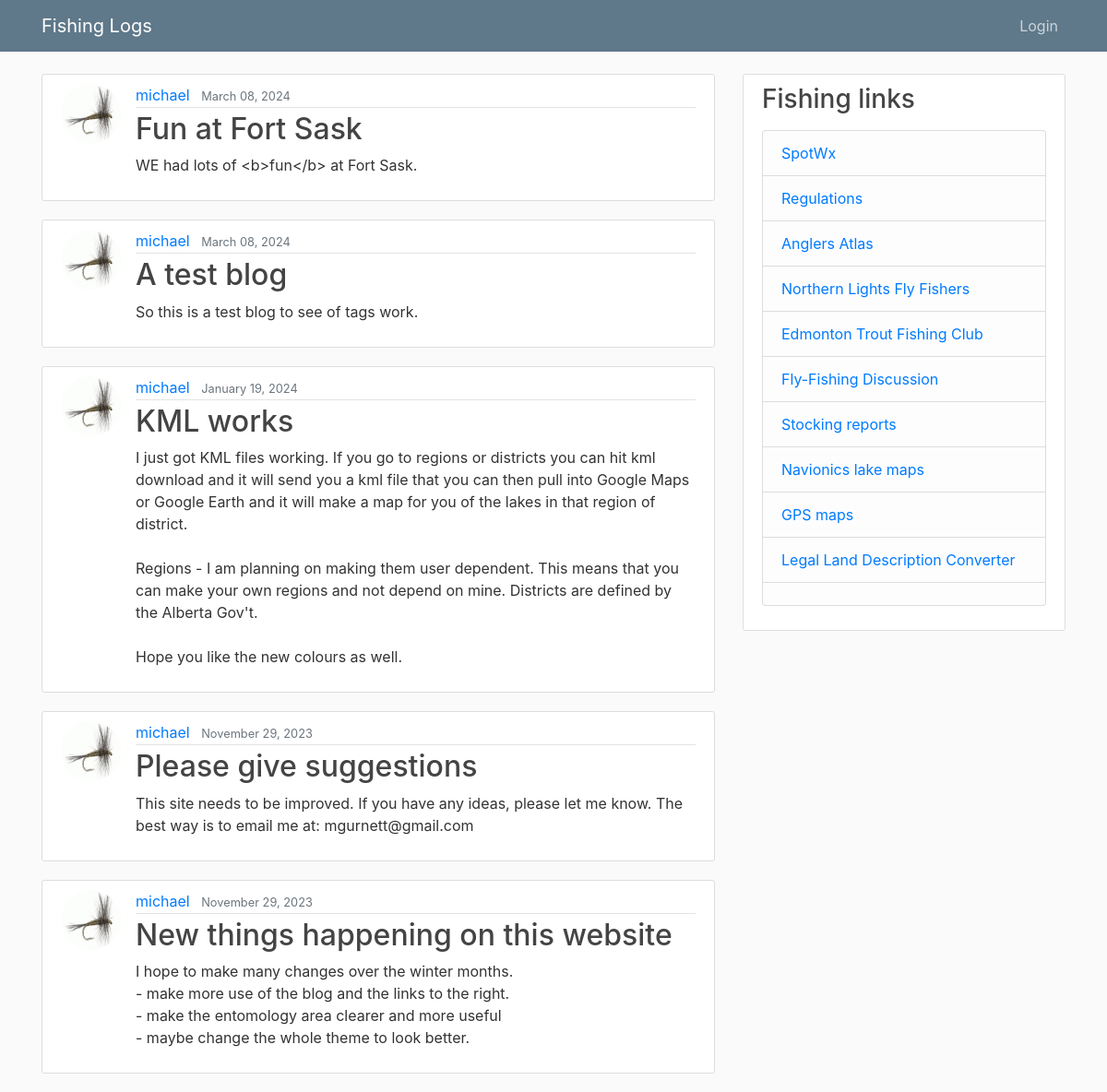
Screenshot of /blog/ with the database file from the repository.
### blog/models.py (models this page shows, shortened)
class Post(models.Model):
    title = models.CharField(max_length=100)
    content = RichTextField (blank=True, null=True)
    date_posted = models.DateTimeField(default=timezone.now)
    author = models.ForeignKey(User, on_delete=models.CASCADE)
    tags = TaggableManager(blank=True)

### users/models.py (models this page shows, shortened)
class Profile(models.Model):
    user = models.OneToOneField(User, on_delete=models.CASCADE)
    image = models.ImageField(default='default.jpg', upload_to='profile_pics')

### blog/views.py (the view)
# urls.py: path('', PostListView.as_view(), name='blog-home'),
class PostListView(ListView):
    model = Post
    template_name = 'blog/home.html'  # <app>/<model>_<viewtype>.html
    context_object_name = 'posts'
    ordering = ['-date_posted']
    paginate_by = 5

### blog/templates/blog/home.html (shortened to what this page needs)
{% extends "blog/base.html" %}
{% block content %}
    {% for post in posts %}
        <article class="media content-section">
          <img class="rounded-circle article-img" src="{{ post.author.profile.image.url }}">
          <div class="media-body">
            <div class="article-metadata">
              <a class="mr-2" href="{% url 'user-posts' post.author.username %}">{{ post.author }}</a>
              <small class="text-muted">{{ post.date_posted|date:"F d, Y" }}</small>
            </div>
            <h2><a class="article-title" href="{% url 'post-detail' post.id %}">{{ post.title }}</a></h2>
            <p class="article-content">{{ post.content }}</p>
          </div>
        </article>
    {% endfor %}
{% endblock content %}

### blog/templates/blog/base.html (shortened to what this page needs)
{% load static %}
<!DOCTYPE html>
<html>
<head>
    <link rel="stylesheet" href="https://maxcdn.bootstrapcdn.com/bootstrap/4.0.0/css/bootstrap.min.css">
    <link rel="stylesheet" type="text/css" href="{% static 'blog/main.css' %}">
</head>
<body>
    <header class="site-header">
      <nav class="navbar navbar-expand-md navbar-dark bg-steel fixed-top">
        <div class="container">
          <a class="navbar-brand mr-4" href="{% url 'catch_home' %}">Fishing Logs</a>
          <div class="collapse navbar-collapse" id="navbarToggle">
            <div class="navbar-nav">
              {% if user.is_authenticated %}
                <a class="nav-item nav-link" href="{% url 'blog-home' %}"><b>BLOG</b></a>
                <a class="nav-item nav-link" href="{% url 'post-create' %}">New Post</a>
                <a class="nav-item nav-link" href="{% url 'profile' %}">Profile</a>
                <a class="nav-item nav-link" href="{% url 'logout' %}">Logout</a>
                <a class="nav-item nav-link" href="{% url 'admin:index' %}">ADMIN</a>
              {% else %}
                <a class="nav-item nav-link" href="{% url 'login' %}">Login</a>
              {% endif %}
            </div>
          </div>
        </div>
      </nav>
    </header>
    <main role="main" class="container">
      <div class="row">
        <div class="col-md-8">
          {% block content %}{% endblock %}
        </div>
        <div class="col-md-4">
          <div class="content-section">
            <h3>Fishing links</h3>
            <p class='text-muted'>
              <ul class="list-group">
                <li class="list-group-item list-group-item-light"><a href="https://spotwx.com" target="_blank" >SpotWx</a></li>
                <li class="list-group-item list-group-item-light"><a href="https://albertaregulations.ca/fishingregs/index.html" target="_blank" >Regulations</a></li>
                <li class="list-group-item list-group-item-light"><a href="https://www.anglersatlas.com/place/387223/alberta" target="_blank" >Anglers Atlas</a></li>
                <li class="list-group-item list-group-item-light"><a href="https://www.nlft.org/" target="_blank" >Northern Lights Fly Fishers</a></li>
                <li class="list-group-item list-group-item-light"><a href="https://www.edmontontrout.ca/" target="_blank" >Edmonton Trout Fishing Club</a></li>
                <li class="list-group-item list-group-item-light"><a href="http://www.outdoorsmenforum.ca/forumdisplay.php?f=101" target="_blank" >Fly-Fishing Discussion</a></li>
                <li class="list-group-item list-group-item-light"><a href="https://open.alberta.ca/publications/fish-stocking-list" target="_blank" >Stocking reports</a></li>
                <li class="list-group-item list-group-item-light"><a href="https://webapp.navionics.com/?lang=en#boating@8&key=m%7BwiI~gbmT" target="_blank" >Navionics lake maps</a></li>
                <li class="list-group-item list-group-item-light"><a href="https://fishing-app.gpsnauticalcharts.com/i-boating-fishing-web-app/fishing-marine-charts-navigation.html?title=Cow+Lake+boating+app#10.26/53.8607/-114.2421" target="_blank" >GPS maps</a></li>
                <li class="list-group-item list-group-item-light"><a href="https://www.legallandconverter.com/" target="_blank" >Legal Land Description Converter</a></li>
                <li class="list-group-item list-group-item-light"><a href="" target="_blank" ></a></li>
              </ul>
            </p>
          </div>
        </div>
      </div>
    </main>
</body>
</html>

### static/blog/main.css (style rules this page uses)
body { background: #fafafa; color: #333333; margin-top: 5rem; }
h1, h2, h3, h4, h5, h6 { color: #444444; }
ul { margin: 0; }
.bg-steel { background-color: #5f788a; }
.site-header .navbar-nav .nav-link { color: #cbd5db; }
.content-section { background: #ffffff; padding: 10px 20px; border: 1px solid #dddddd; border-radius: 3px; margin-bottom: 20px; }
.article-title { color: #444444; }
.article-content { white-space: pre-line; }
.article-img { height: 65px; width: 65px; margin-right: 16px; }
.article-metadata { padding-bottom: 1px; margin-bottom: 4px; border-bottom: 1px solid #e3e3e3 }

### rows the page displays
Post: author.profile.image (placeholder picture), author "michael", date_posted "March 08, 2024", title "Fun at Fort Sask", content "WE had lots of <b>fun</b> at Fort Sask."
Post: author.profile.image (placeholder picture), author "michael", date_posted "March 08, 2024", title "A test blog", content "So this is a test blog to see of tags work."
Post: author.profile.image (placeholder picture), author "michael", date_posted "January 19, 2024", title "KML works", content "I just got KML files working. If you go to regions or districts you can hit kml download and it will send you a kml file that you can then pull into Google Maps or Google Earth and it will make a map for you of the lakes in that region of district. Regions - I am planning on making them user dependent. This means that you can make your own regions and not depend on mine. Districts are defined by the Alberta Gov't. Hope you like the new colours as well."
Post: author.profile.image (placeholder picture), author "michael", date_posted "November 29, 2023", title "Please give suggestions", content "This site needs to be improved. If you have any ideas, please let me know. The best way is to email me at: mgurnett@gmail.com"
Post: author.profile.image (placeholder picture), author "michael", date_posted "November 29, 2023", title "New things happening on this website", content "I hope to make many changes over the winter months. - make more use of the blog and the links to the right. - make the entomology area clearer and more useful - maybe change the whole theme to look better."
